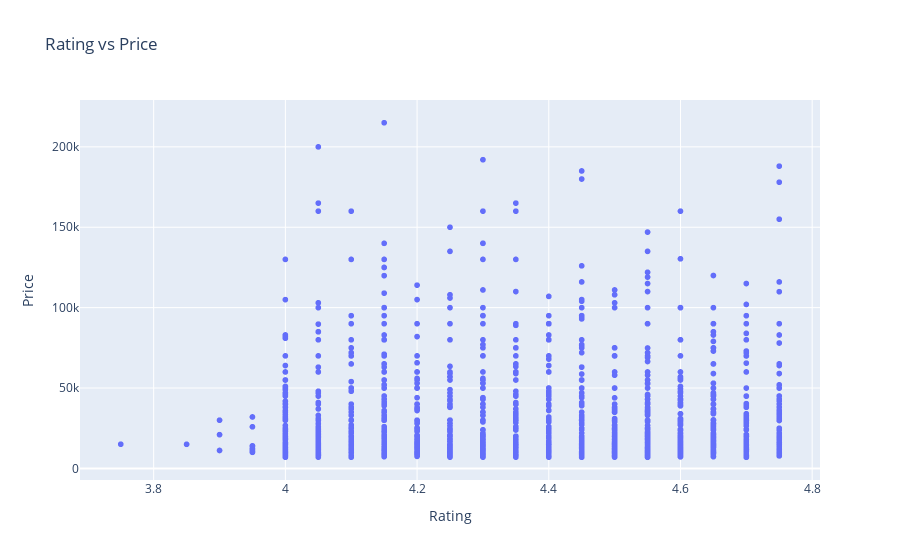

This figure's notebook cell:
### Markdown cell above
### Rating vs Price

### Code cell
rating_v_price_df = file[['Name', 'Rating', 'Price']].copy()

px.scatter(x=file['Rating'], y=file['Price'], title="Rating vs Price", labels={'x': 'Rating', 'y': 'Price'})

### Figure 1 — Plotly figure (JSON) as saved in the notebook; plotly's stock layout.template omitted (floating-point values rounded to 4 significant figures; data arrays with more than 128 entries replaced by an {"elided": "..."} marker saying what was removed)
{"data": [{"hovertemplate": "Rating=%{x}<br>Price=%{y}<extra></extra>", "legendgroup": "", "marker": {"color": "#636efa", "symbol": "circle"}, "mode": "markers", "name": "", "showlegend": false, "type": "scattergl", "x": {"elided": "1370 float values"}, "xaxis": "x", "y": {"elided": "1370 int values"}, "yaxis": "y"}], "layout": {"legend": {"tracegroupgap": 0}, "title": {"text": "Rating vs Price"}, "xaxis": {"anchor": "y", "domain": [0, 1], "title": {"text": "Rating"}}, "yaxis": {"anchor": "x", "domain": [0, 1], "title": {"text": "Price"}}}}
